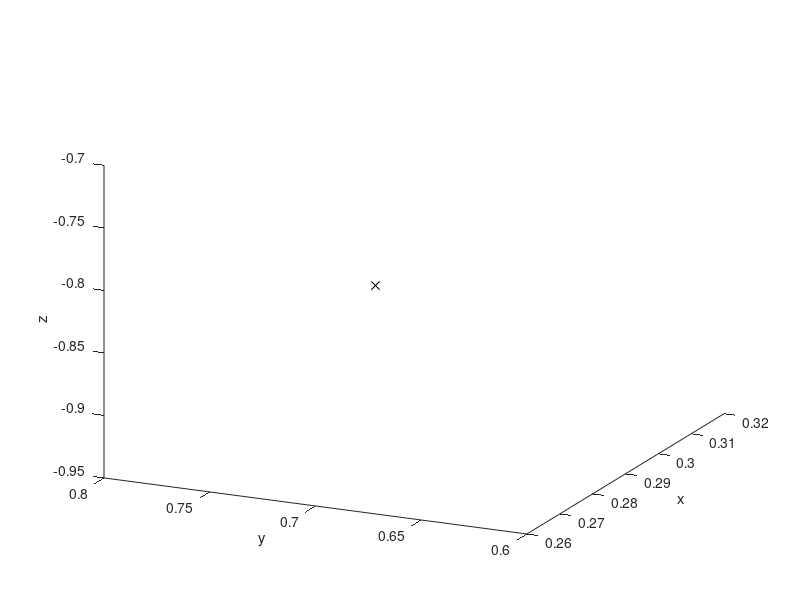

MATLAB code to generate this figure: (Note: this script raises an error after producing the figure.)
% Modified script RR_Sim_Lorenz used for homework problem 1b
% A simple RK4 simulation of the Lorenz attractor.
%% Renaissance Robotics codebase, Chapter 7, https://github.com/tbewley/RR
%% Copyright 2024 by Thomas Bewley, distributed under BSD 3-Clause License.

clear, close all, T=100; h=0.01; x=2*randn(3,1);             % Set up simulation
plot3(x(1),x(2),x(3),'kx'); view([-65 23]); hold on          % Set up plot
xlabel('x'), ylabel('y'), zlabel('z')
for t=0:h:T
   k1=RHS(x); k2=RHS(x+h*k1/2); k3=RHS(x+h*k2/2); k4=RHS(x+h*k3);
   xnew=x+h*(k1/6+k2/3+k3/3+k4/6);
   plot3([xnew(1) x(1)],[xnew(2) x(2)],[xnew(3) x(3)]);
   x=xnew; pause(0.001);
end
%%%%%%%%
function k=RHS(x)
sig=4; b=1; rbar=3*sig*(sig+b+3)/(sig-b-1);  % Define constants for Lorenz
k=[sig*(x(2)-x(1)); -x(2)-x(1)*x(3); -b*x(3)+x(1)*x(2)-b*rbar];
plot3(sqrt(b*((rbar)-1)), sqrt(b*((rbar)-1)), -1,'r*'); hold on; %equilibrium point 1
plot3(-sqrt(b*((rbar)-1)), -sqrt(b*((rbar)-1)), -1, 'r*'); hold on; %equilibrium point 2
plot3(0,0,-rbar,'r*'); hold on; %equilibrium point 3
end